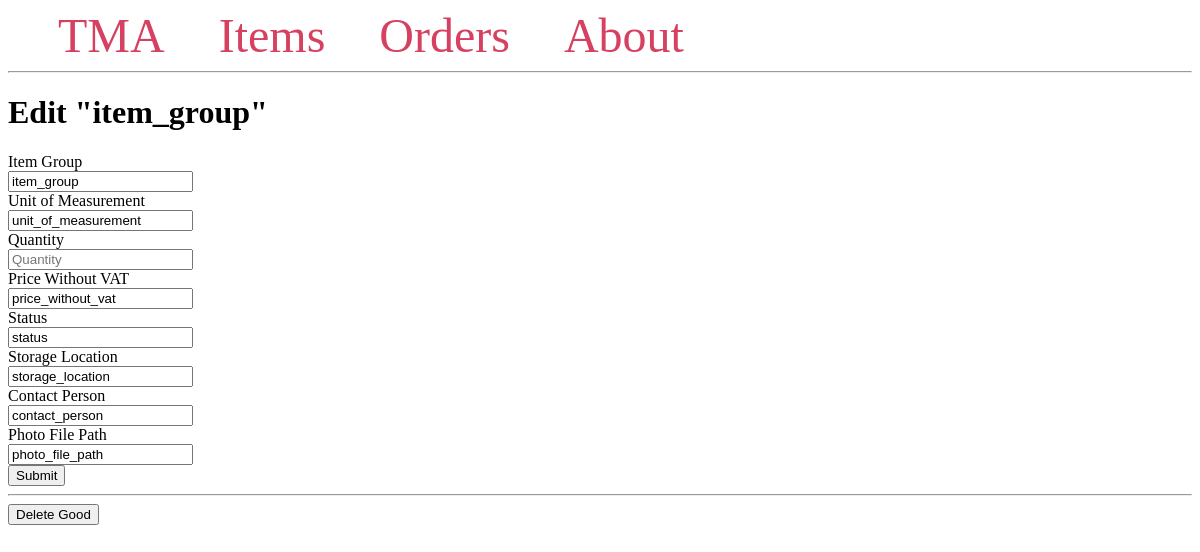
Before: /items/edit/1/ with the older database file.
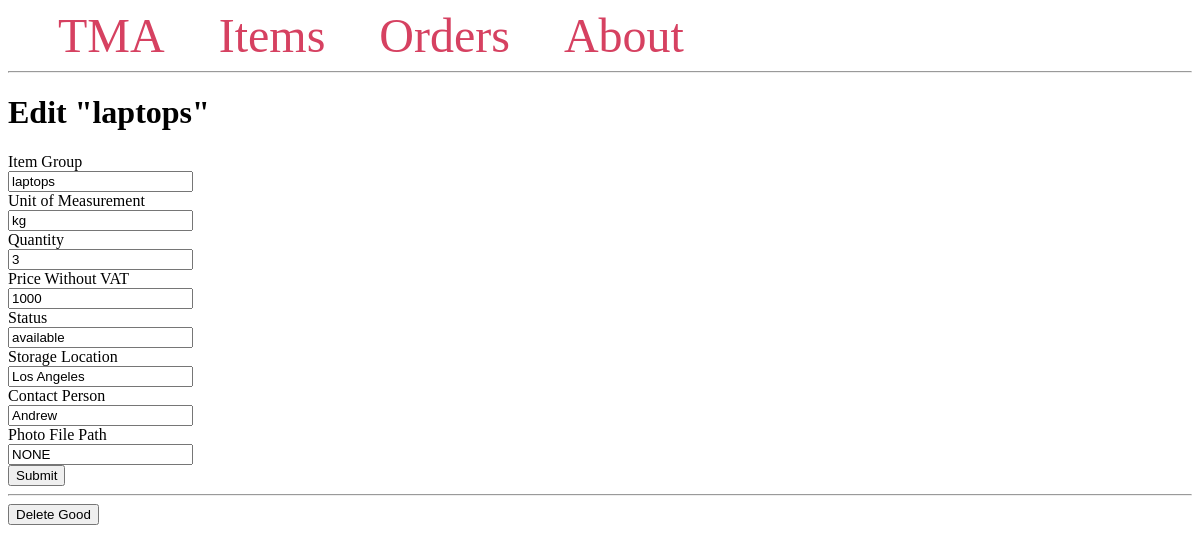
After: the same page with the newer database file.
### tables this page shows
CREATE TABLE Items (
    ItemID INTEGER PRIMARY KEY,
    ItemGroup VARCHAR(255) NOT NULL,
    UnitOfMeasurement VARCHAR(255) NOT NULL,
    Quantity INTEGER NOT NULL,
    PriceWithoutVAT DECIMAL(10, 2) NOT NULL,
    Status VARCHAR(255) NOT NULL,
    StorageLocation VARCHAR(255),
    ContactPerson TEXT,
    PhotoFilePath VARCHAR(255)
);

### app.py (the view, shortened to what this page needs)
@app.route('/items/edit/<int:id>/', methods=('GET', 'POST'))
def edit_item(id):
    item = get_item(id)
    return render_template('edit_item.html', item=item)

### app.py (called while the page is built)
def get_db_connection():
    conn = sqlite3.connect('db/database.db')
    conn.row_factory = sqlite3.Row
    return conn

def get_item(good_id):
    conn = get_db_connection()
    good = conn.execute('SELECT * FROM Items WHERE ItemID = ?',
                        (good_id,)).fetchone()
    conn.close()
    if good is None:
        abort(404)
    return good

### templates/edit_item.html
{% extends 'base.html' %}
{% block content %}
    <h1>{% block title %} Edit "{{ item['ItemGroup'] }}" {% endblock %}</h1>
    <form method="post">
        <label for="ItemGroup">Item Group</label>
        <br>
        <input type="text" name="item_group"
               placeholder="Item group"
               value="{{ request.form['item_group'] or item['ItemGroup'] }}"></input>
        <br>
        <label for="UnitOfMeasurement">Unit of Measurement</label>
        <br>
        <input type="text" name="unit_of_measurement"
               placeholder="Unit of measurement"
               value="{{ request.form['unit_of_measurement'] or item['UnitOfMeasurement'] }}"></input>
        <br>
        <label for="Quantity">Quantity</label>
        <br>
        <input type="number" name="quantity"
               placeholder="Quantity"
               value="{{ request.form['quantity'] or item['Quantity'] }}"></input>
        <br>
        <label for="price_without_vat">Price Without VAT</label>
        <br>
        <input type="text" name="price_without_vat"
               placeholder="PriceWithoutVat"
               value="{{ request.form['price_without_vat'] or item['PriceWithoutVAT'] }}"></input>
        <br>
        <label for="Status">Status</label>
        <br>
        <input type="text" name="status"
               placeholder="Status"
               value="{{ request.form['status'] or item['Status'] }}"></input>
        <br>
        <label for="StorageLocation">Storage Location</label>
        <br>
        <input type="text" name="storage_location"
               placeholder="StorageLocation"
               value="{{ request.form['storage_location'] or item['StorageLocation'] }}"></input>
        <br>
        <label for="ContactPerson">Contact Person</label>
        <br>
        <input type="text" name="contact_person"
               placeholder="ContactPerson"
               value="{{ request.form['contact_person'] or item['ContactPerson'] }}"></input>
        <br>
        <label for="PhotoFilePath">Photo File Path</label>
        <br>
        <input type="text" name="photo_file_path"
               placeholder="Photo file path"
               value="{{ request.form['photo_file_path'] or item['PhotoFilePath'] }}"></input>
        <br>
        <button type="submit">Submit</button>
        <hr>
        <form action="{{ url_for('delete_item', id=item['ItemID']) }}" method="POST">
        <input type="submit" value="Delete Good"
                onclick="return confirm('Are you sure you want to delete this good?')">
       </form>
    </form>
{% endblock %}

Changed rows visible on the page:
changed Items: ItemGroup "item_group" → "laptops"; item_group "item_group" → "laptops"; unit_of_measurement "unit_of_measurement" → "kg"; quantity (not shown) → "3"; price_without_vat "price_without_vat" → "1000"; status "status" → "available"; storage_location "storage_location" → "Los Angeles"; contact_person "contact_person" → "Andrew"; photo_file_path "photo_file_path" → "NONE"
